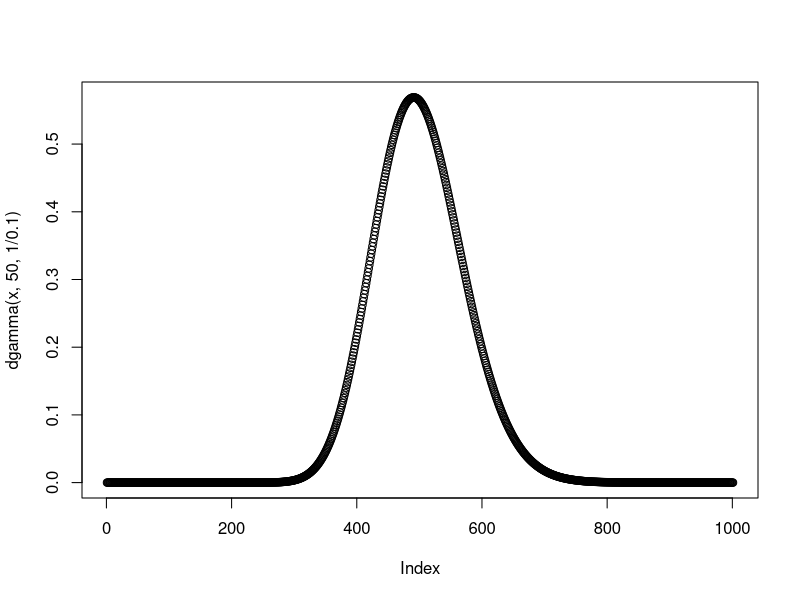
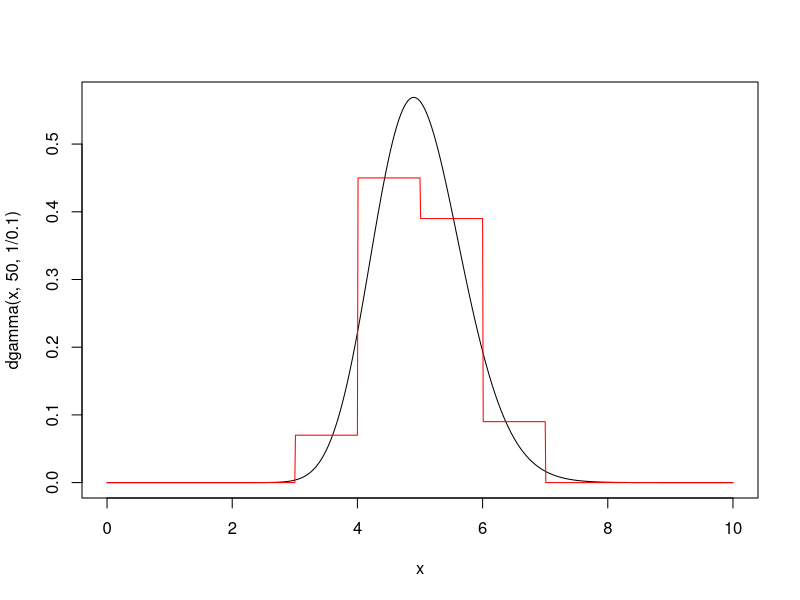
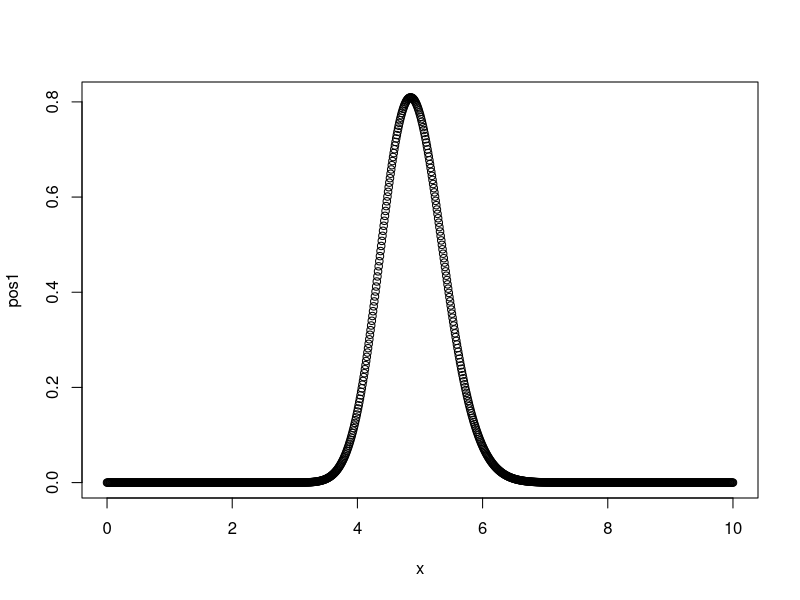
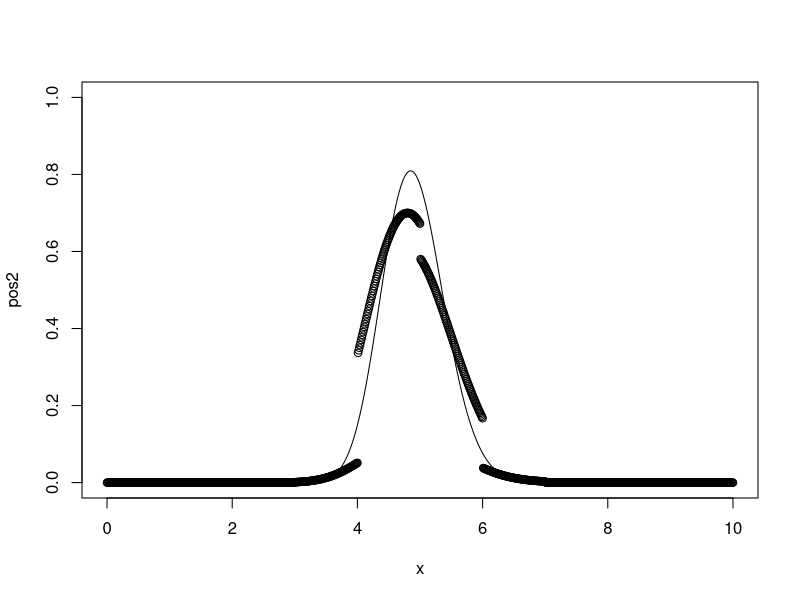

These charts were generated, in order, by the following R code:
N <- 500000
y<- c(2, 1, 9, 4, 3, 3, 7, 7, 5, 7)


rGen <- function(n){
  Gen <- rep(0,n)
  x <- runif(n,0,1)
  for(i in 1:n){
    if(x[i]<=0.07){
      Gen[i]<-runif(1,3,4)
    }
    
    else if(x[i]>0.07 & x[i] <= 0.52){
      Gen[i]<-runif(1,4,5)
    }
    
    else if(x[i]>0.52 & x[i]<=0.91){
      Gen[i]<-runif(1,5,6) 
    }
    else{
      Gen[i]<-runif(1,6,7)
    }
  }
  return(Gen)
}

pTheta <- function(theta){
  if(theta>3 & theta<=4){
    p <- 0.07
  }
  else if(theta>4 & theta<=5){
    p <- 0.45
  }
  else if(theta >5 & theta <=6){
    p <- 0.39
  }
  else if(theta >6 & theta <=7){
    p <- 0.09
  }
  else {
    p <- 0 
  
}

return(p)
}

x<-seq(0,10,0.01)
plot(dgamma(x,50,1/0.1))

Theta <- rep(0,1,length(x))
for (i in 1 : length(x)){
  Theta[i] <- pTheta(x[i])
}

plot(x,dgamma(x,50,1/0.1),type='l')
lines(x,Theta,type='l',col='red')




#Posterior
prior2=rep(0,length(x))
prior2[x>3]=0.07
prior2[x>4]=0.45
prior2[x>5]=0.39
prior2[x>6]=0.09
prior2[x>7]=0

pos1 <- dgamma(x,sum(y)+50,length(y)+1/0.1)
plot(x,pos1)

c <- gamma(sum(y)+1)/(length(y)^(sum(y)+1)) * (0.07*(pgamma(4,sum(y)+1,length(y))-pgamma(3,sum(y)+1,length(y)))
                                               +0.45*(pgamma(5,sum(y)+1,length(y))-pgamma(4,sum(y)+1,length(y)))
                                               +0.39*(pgamma(6,sum(y)+1,length(y))-pgamma(5,sum(y)+1,length(y)))
                                               +0.09*(pgamma(7,sum(y)+1,length(y))-pgamma(6,sum(y)+1,length(y))))
  


myfunction<-function(t){
  t^sum(y)*exp(-length(y)*t)*prior2/c
}

pos2=myfunction(x)
plot(x,pos2,ylim=c(0,1))
lines(x,pos1)

post=rgamma(x,shape=98,rate=20)
quantile(post, probs=c(0.025, 0.975))



  
  








